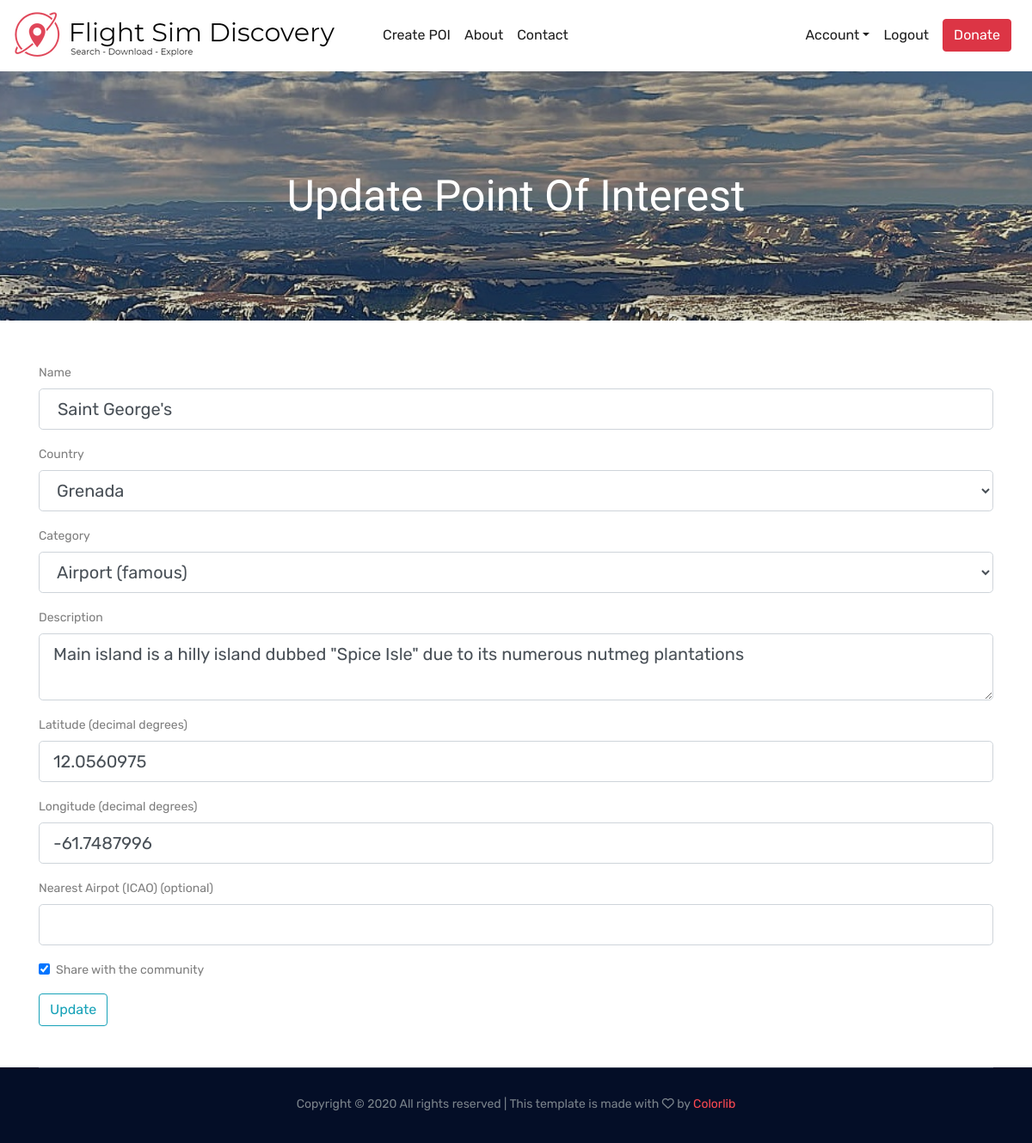
The app's page /poi/246/update (signed in), older data.
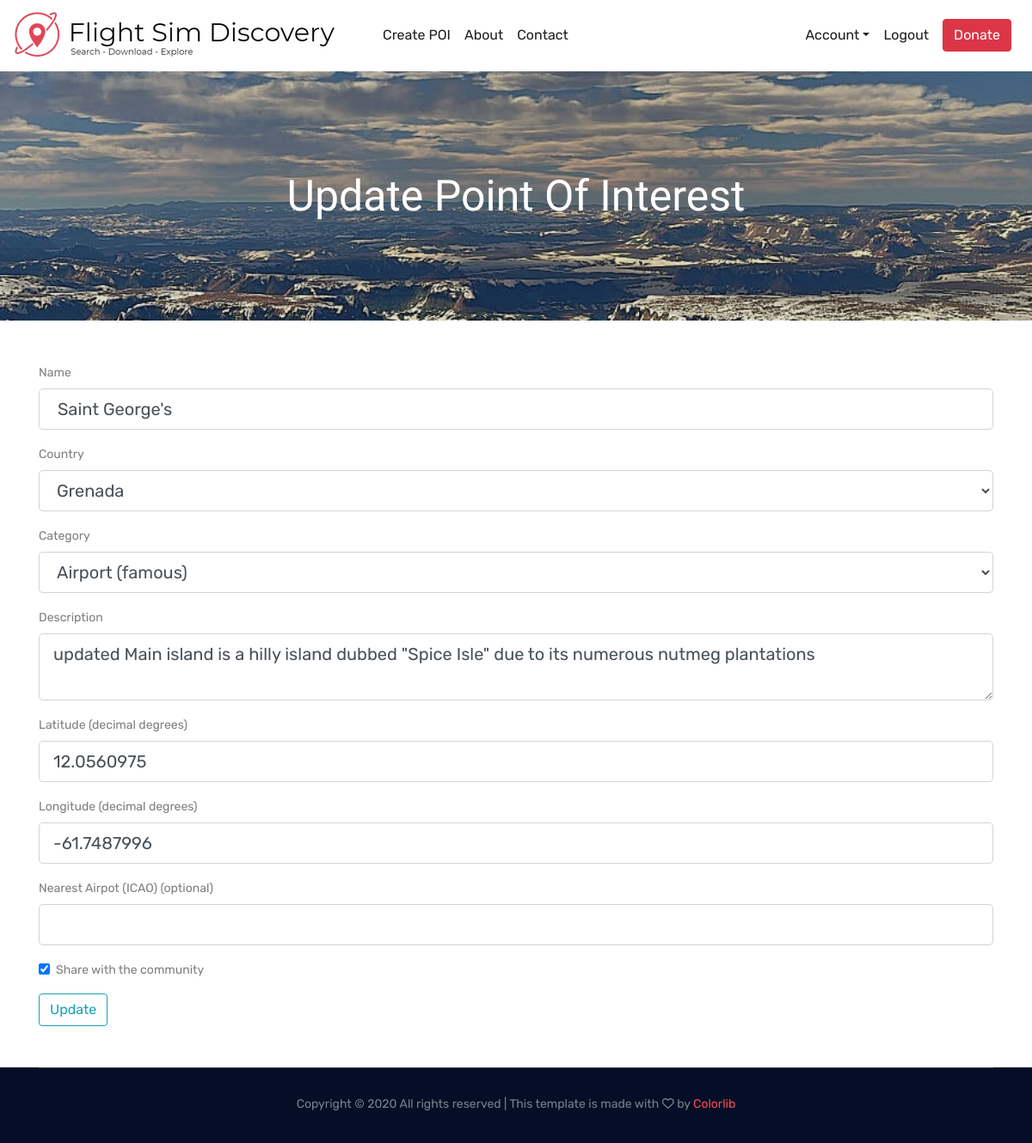
The same page, newer data.
### flightsimdiscovery/models.py (models this page shows, shortened)
class Pois(db.Model):
    id = db.Column(db.Integer, primary_key=True)
    user_id = db.Column(db.Integer, db.ForeignKey('user.id'), nullable=False)
    name = db.Column(db.String(50), unique=True, nullable=False)
    latitude = db.Column(db.FLOAT, unique=False, nullable=False)
    longitude = db.Column(db.FLOAT, unique=False, nullable=False)
    region = db.Column(db.String(20), unique=False, nullable=False)
    country = db.Column(db.String(60), unique=False, nullable=False)
    category = db.Column(db.String(20), unique=False, nullable=False)
    description = db.Column(db.Text, nullable=True)
    nearest_icao_code = db.Column(db.String(4), nullable=True)
    date_posted = db.Column(db.DateTime, nullable=False, default=datetime.utcnow)
    share = db.Column(db.Boolean(), nullable=False, default=True)
    flag = db.Column(db.Boolean(), nullable=False, default=False)

### flightsimdiscovery/pois/routes.py (the view)
@pois.route("/poi/<int:poi_id>/update", methods=['GET', 'POST'])
@login_required
def update_poi(poi_id):
    poi = Pois.query.get_or_404(poi_id)
    print('current poi ID is ', poi.id)
    print(current_user.username)
    if (current_user.username != 'admin') and (poi.user_id != current_user.id):
        abort(403)
    form = PoiUpdateForm()
    if form.validate_on_submit():
        poi.user_id = current_user.id
        poi.name = form.name.data
        poi.latitude = float(form.latitude.data)
        poi.longitude = float(form.longitude.data)
        poi.region = get_country_region(form.country.data)
        poi.country = form.country.data
        poi.category = form.category.data
        poi.description = form.description.data
        poi.nearest_icao_code = form.nearest_airport.data
        poi.share = form.share.data
        db.session.commit()
        flash('Your point of interest has been updated!', 'success')
        return redirect(url_for('main.home'))
    elif request.method == 'GET':
        form.name.data = poi.name
        form.latitude.data = poi.latitude
        form.longitude.data = poi.longitude
        form.country.data = poi.country
        form.description.data = poi.description
        form.nearest_airport.data = poi.nearest_icao_code
        form.share.data = poi.share
    return render_template('update_poi.html', form=form)

### flightsimdiscovery/pois/forms.py (shortened to what this page needs)
class PoiUpdateForm(FlaskForm):
    name = StringField('Name', validators=[DataRequired()])
    country = SelectField('Country', choices=get_country_list(), validators=[DataRequired()])
    category = SelectField('Category', choices=get_category_list(), validators=[DataRequired()])
    description = TextAreaField('Description', validators=[DataRequired()])
    latitude = StringField('Latitude (decimal degrees) ', validators=[DataRequired(), Length(min=2, max=18)])
    longitude = StringField('Longitude (decimal degrees)', validators=[DataRequired(), Length(min=2, max=18)])
    nearest_airport = StringField('Nearest Airpot (ICAO) (optional)', validators=[Length(min=0, max=4)])
    share = BooleanField('Share with the community')
    submit = SubmitField('Update')

### flightsimdiscovery/models.py (called while the page is built)
@login_manager.user_loader
def load_user(user_id):
    return User.query.get(int(user_id))

### flightsimdiscovery/templates/update_poi.html (shortened to what this page needs)
{% extends "base.html" %}
{% block content %}
<div class="bradcam_area update_poi_bg">
    <div class="container">
        <div class="row">
            <div class="col-xl-12">
                <div class="bradcam_text text-center">
                    <h3>Update Point of Interest</h3>
                </div>
            </div>
        </div>
    </div>
</div>
<div class="container">
    <div class="form_mew_poi">
        <form method="POST" action="" enctype="multipart/form-data">
            <fieldset class="form-group mt-5">
                <div class="form-group">
                    {{ form.name.label(class="form-control-label") }}
                    {% if form.name.errors %}
                    {{ form.name(class="form-control form-control-lg is-invalid") }}
                    <div class="invalid-feedback">
                        {% for error in form.name.errors %}
                        <span>{{ error }}</span>
                        {% endfor %}
                    </div>
                    {% else %}
                    {{ form.name(class="form-control form-control-lg") }}
                    {% endif %}
                </div>
                <div class="form-group">
                    {{ form.country.label(class="form-control-label") }}
                    {% if form.country.errors %}
                    {{ form.country(class="form-control form-control-lg is-invalid") }}
                    <div class="invalid-feedback">
                        {% for error in form.country.errors %}
                        <span>{{ error }}</span>
                        {% endfor %}
                    </div>
                    {% else %}
                    {{ form.country(class="form-control form-control-lg") }}
                    {% endif %}
                </div>
                <div class="form-group">
                    {{ form.category.label(class="form-control-label") }}
                    {% if form.category.errors %}
                    {{ form.category(class="form-control form-control-lg is-invalid") }}
                    <div class="invalid-feedback">
                        {% for error in form.category.errors %}
                        <span>{{ error }}</span>
                        {% endfor %}
                    </div>
                    {% else %}
                    {{ form.category(class="form-control form-control-lg") }}
                    {% endif %}
                </div>
                <div class="form-group">
                    {{ form.description.label(class="form-control-label") }}
                    {% if form.description.errors %}
                    {{ form.description(class="form-control form-control-lg is-invalid") }}
                    <div class="invalid-feedback">
                        {% for error in form.description.errors %}
                        <span>{{ error }}</span>
                        {% endfor %}
                    </div>
                    {% else %}
                    {{ form.description(class="form-control form-control-lg") }}
                    {% endif %}
                </div>
                <div class="form-group">
                    {{ form.latitude.label(class="form-control-label") }}
                    {% if form.latitude.errors %}
                    {{ form.latitude(class="form-control form-control-lg is-invalid") }}
                    <div class="invalid-feedback">
                        {% for error in form.latitude.errors %}
                        <span>{{ error }}</span>
                        {% endfor %}
                    </div>
                    {% else %}
                    {{ form.latitude(class="form-control form-control-lg") }}
                    {% endif %}
                </div>
                <div class="form-group">
                    {{ form.longitude.label(class="form-control-label") }}
                    {% if form.longitude.errors %}
                    {{ form.longitude(class="form-control form-control-lg is-invalid") }}
                    <div class="invalid-feedback">
                        {% for error in form.longitude.errors %}
                        <span>{{ error }}</span>
                        {% endfor %}
                    </div>
                    {% else %}
                    {{ form.longitude(class="form-control form-control-lg") }}
                    {% endif %}
                </div>
                <div class="form-group">
                    {{ form.nearest_airport.label(class="form-control-label") }}
                    {% if form.nearest_airport.errors %}
                    {{ form.nearest_airport(class="form-control form-control-lg is-invalid") }}
                    <div class="invalid-feedback">
                        {% for error in form.nearest_airport.errors %}
                        <span>{{ error }}</span>
                        {% endfor %}
                    </div>
                    {% else %}
                    {{ form.nearest_airport(class="form-control form-control-lg") }}
                    {% endif %}
                </div>
                <div class="form-check">
                    {{ form.share(class="form-check-input") }}
                    {{ form.share.label(class="form-check-label") }}
                </div>
            </fieldset>
            <div class="form-group mb-5">
                {{ form.submit(class="btn btn-outline-info") }}
            </div>
        </form>
    </div>
</div>
{% endblock content %}

### flightsimdiscovery/templates/base.html (shortened to what this page needs)
<!DOCTYPE html>
<html class="no-js" lang="zxx">
<head>
    <link rel="stylesheet" type="text/css" href="https://cdn.datatables.net/1.10.21/css/jquery.dataTables.css">
    <link rel="stylesheet" href="{{ url_for('static', filename='css/bootstrap.min.css') }}">
    <link rel="stylesheet" href="{{ url_for('static', filename='css/owl.carousel.min.css') }}">
    <link rel="stylesheet" href="{{ url_for('static', filename='/css/themify-icons.css') }}">
    <link rel="stylesheet" href="{{ url_for('static', filename='/css/nice-select.css') }}">
    <link rel="stylesheet" href="{{ url_for('static', filename='/css/flaticon.css') }}">
    <link rel="stylesheet" href="{{ url_for('static', filename='/css/gijgo.css') }}">
    <link rel="stylesheet" href="{{ url_for('static', filename='/css/animate.css') }}">
    <link rel="stylesheet" href="{{ url_for('static', filename='/css/slick.css') }}">
    <link rel="stylesheet" href="{{ url_for('static', filename='/css/slicknav.css') }}">
    <link rel="stylesheet" href="https://ajax.googleapis.com/ajax/libs/jqueryui/1.11.2/themes/smoothness/jquery-ui.css">
    <link rel="stylesheet" href="{{ url_for('static', filename='/css/style.css') }}">
</head>
<body>
<div id="page-container">
    <div id="content-wrap">
        <header>
            <nav class="navbar navbar-expand-lg ">
                <a class="navbar-brand mr-5" href="{{ url_for('main.home') }}">
                    <img src="{{ url_for('static', filename='/img/logo.png') }}">
                </a>
                <div class="collapse navbar-collapse" id="navbarToggle">
                    <div class="navbar-nav mr-auto">
                        <a class="nav-item nav-link" href="{{ url_for('pois.new_poi') }}">Create POI</a>
                        <a class="nav-item nav-link" href="{{ url_for('main.about') }}">About</a>
                        <a class="nav-item nav-link" href="{{ url_for('main.contact') }}">Contact</a>
                    </div>
                    <div class="navbar-nav">
                        {% if current_user.is_authenticated %}
                        <li class="nav-item dropdown">
                            <a class="nav-link dropdown-toggle" href="#" data-toggle="dropdown" data-toggle="dropdown">Account</a>
                        </li>
                        <a class="nav-item nav-link" href="{{ url_for('users.logout') }}">Logout</a>
                        {% else %}
                        <a class="nav-item nav-link" href="{{ url_for('users.login') }}">Login</a>
                        <a class="nav-item nav-link" href="{{ url_for('users.register') }}">Register</a>
                        {% endif %}
                    </div>
                    <div class="main-menu">
                        <a href="https://www.buymeacoffee.com/FSDiscovery"
                           class="btn btn-danger mx-2" role="button" aria-disabled="true">Donate</a>
                    </div>
                </div>
            </nav>
        </header>
        <main role="main" class="container">
            <div class="row">
                <div class="col-md-12">
                </div>
            </div>
        </main>
        {% block content %}{% endblock %}
        <footer id="footer" class="footer">
            <div class="copy-right_text">
                <div class="container">
                    <div class="footer_border "></div>
                    <div class="row">
                        <div class="col-xl-12">
                            <p class="copy_right text-center">
                                Copyright &copy;
                                All rights reserved | This template is made with
                                <i class="fa fa-heart-o" aria-hidden="true"></i> by
                                <a href="https://colorlib.com" target="_blank">Colorlib</a>
                            </p>
                        </div>
                    </div>
                </div>
            </div>
        </footer>
    </div>
</div>
</body>
</html>

Row changes from the older to the newer data that the page shows:
changed Pois "Saint George's": description "Main island is a hilly island dubbed \"Spice Isle\" due to its numerous nutmeg plantations" → "updated Main island is a hilly island dubbed \"Spice Isle\" due to its numerous nutmeg plantations"
